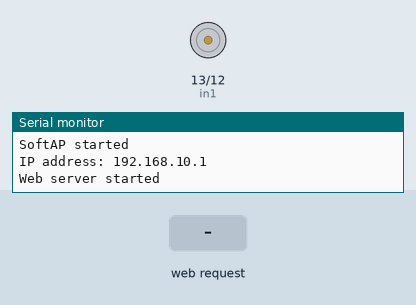
Recording of a sketch running on a simulated ESP32. On the bench: motor-driver pin pairs drawn as motors (green arrow = first pin HIGH = forward, orange = second pin HIGH = backward, longer = more drive), the last lines printed to the serial monitor. The test bench sets the inputs (shaded band).

Above: at 1.2 s.
1.3 s: HTTP request GET /actuator/up received
At 2.4 s:
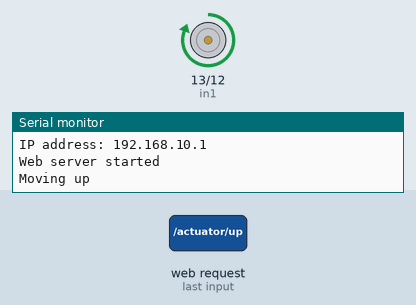
2.8 s: HTTP request GET /actuator/down received
At 3.5 s:
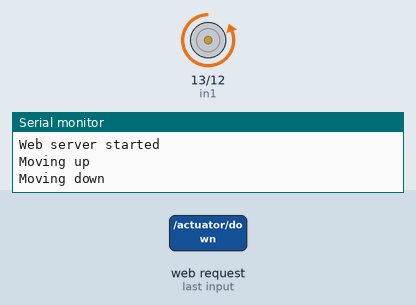
4.3 s: HTTP request GET /actuator/stop received
At 4.7 s:
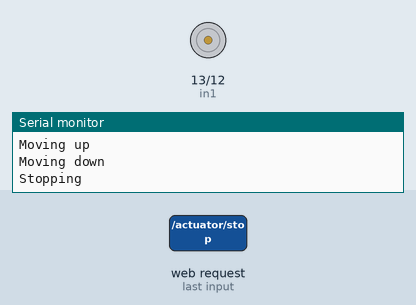
Timing chart, 0 to 7.3 s (numbered marks = the images above; inputs shaded):
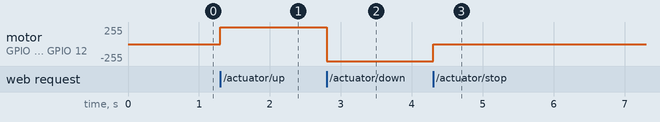

The sketch:

ESP_OLD.ino
```cpp
#include <WiFi.h>
#include <WebServer.h>

const char* ssid = "khaja-esp";
const char* password = "12345678";

IPAddress local_ip(192, 168, 10, 1);
IPAddress gateway(192, 168, 10, 1);
IPAddress subnet(255, 255, 255, 0);

WebServer server(80);

int in1 = 13;
int in2 = 12;

// Webpage HTML
const char MAIN_page[] PROGMEM = R"rawliteral(
<!DOCTYPE html>
<html>
<head>
  <title>ESP32 LED Control</title>
  <meta name="viewport" content="width=device-width, initial-scale=1">
  <style>
    body { font-family: Arial; text-align: center; margin-top: 50px; background: #111; color: white; }
    button { padding: 20px 40px; font-size: 20px; margin: 20px; border: none; border-radius: 10px; }
    .up { background-color: black; color: white; }
    .down { background-color: black; color: white; }
    .calibrate { background-color: red; color: white }
    .stop { background-color: red; color: white }
  </style>
</head>
<body>
  <h1>Actuator control</h1>
  <button class="up" onclick="fetch('/actuator/up')">Up</button>
  <button class="down" onclick="fetch('/actuator/down')">Down</button>
  <button class="stop" onclick="fetch('/actuator/stop')">STOP</button>
  <button class="calibrate" onclick="fetch('/actuator/calibrate')">Calibrate</button>
</body>
</html>
)rawliteral";

// Route handlers
void handleRoot() {
  server.send(200, "text/html", MAIN_page);
}

void handleActuatorUp() {
  Serial.println("Moving up");
  server.send(200, "text/plain", "Moved up");

  digitalWrite(in1, HIGH);
  digitalWrite(in2, LOW);
}

void handleActuatorDown() {
  Serial.println("Moving down");
  server.send(200, "text/plain", "Moved down");

  digitalWrite(in2, HIGH);
  digitalWrite(in1, LOW);
}

void handleCalibrate() {
  Serial.println("Calibrating");
  server.send(200, "text/plain", "Calibrated");

  digitalWrite(in2, HIGH);
  digitalWrite(in1, LOW);
}

void handleActuatorStop() {
  Serial.println("Stopping");
  server.send(200, "text/plain", "Stopped");

  digitalWrite(in2, LOW);
  digitalWrite(in1, LOW);
}

void setup() {
  Serial.begin(115200);
  pinMode(in1, OUTPUT);
  pinMode(in2, OUTPUT);

  digitalWrite(in1, LOW);
  digitalWrite(in2, LOW);

  WiFi.softAPConfig(local_ip, gateway, subnet);
  WiFi.softAP(ssid, password);

  Serial.println("SoftAP started");
  Serial.print("IP address: ");
  Serial.println(WiFi.softAPIP());

  server.on("/", handleRoot);
  server.on("/actuator/up", handleActuatorUp);
  server.on("/actuator/down", handleActuatorDown);
  server.on("/actuator/stop", handleActuatorStop);
  server.on("/actuator/calibrate", handleCalibrate);

  server.begin();
  Serial.println("Web server started");
}

void loop() {
  server.handleClient();
}
```

Measured:
- after the input at 1.3 s, motor on GPIO 13 (in1) / GPIO 12 (in2): stopped → forward 255/255 at once
- after the input at 2.8 s, motor on GPIO 13 (in1) / GPIO 12 (in2): forward 255/255 → backward 255/255 at once
- after the input at 4.3 s, motor on GPIO 13 (in1) / GPIO 12 (in2): backward 255/255 → stopped at once
